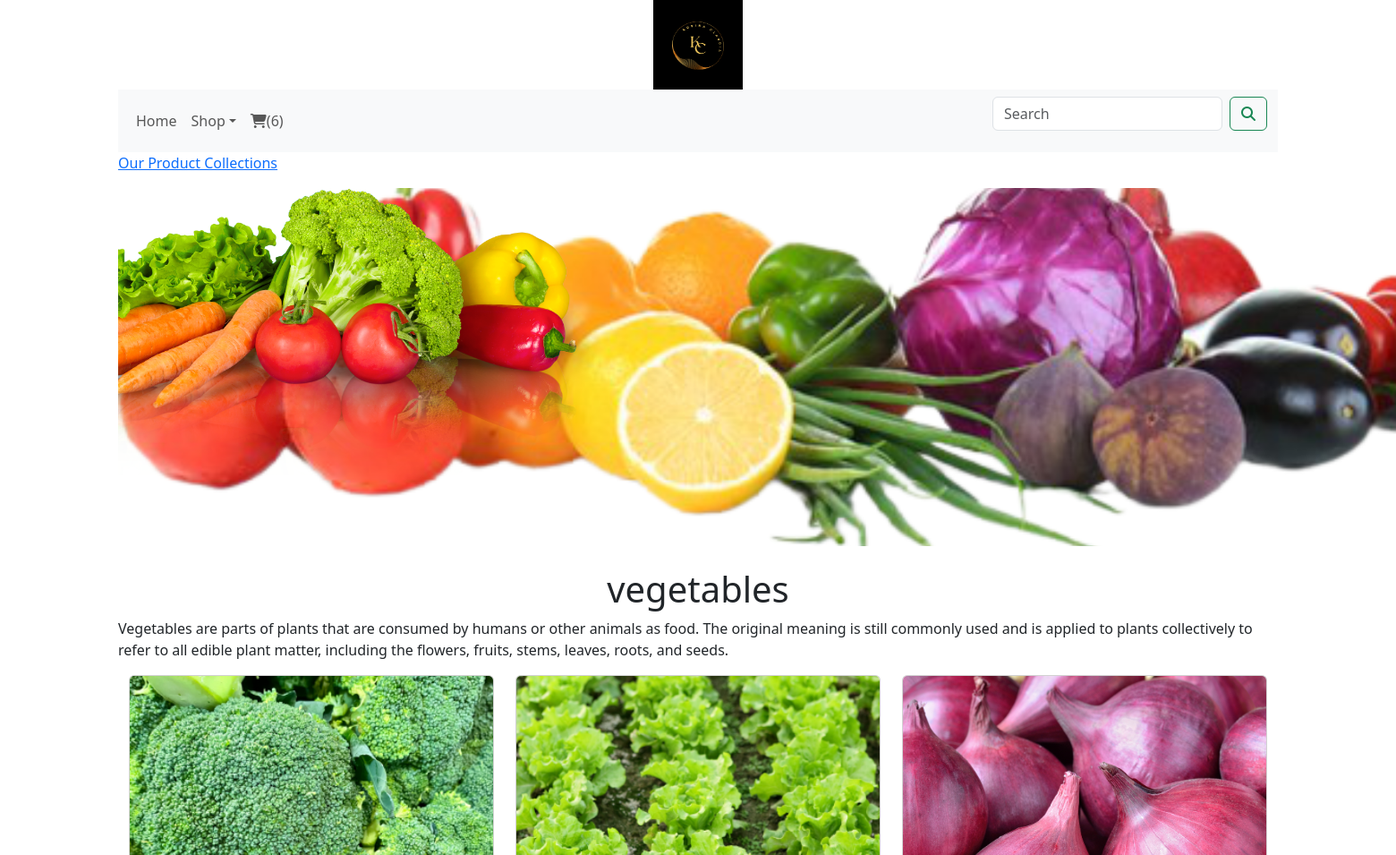
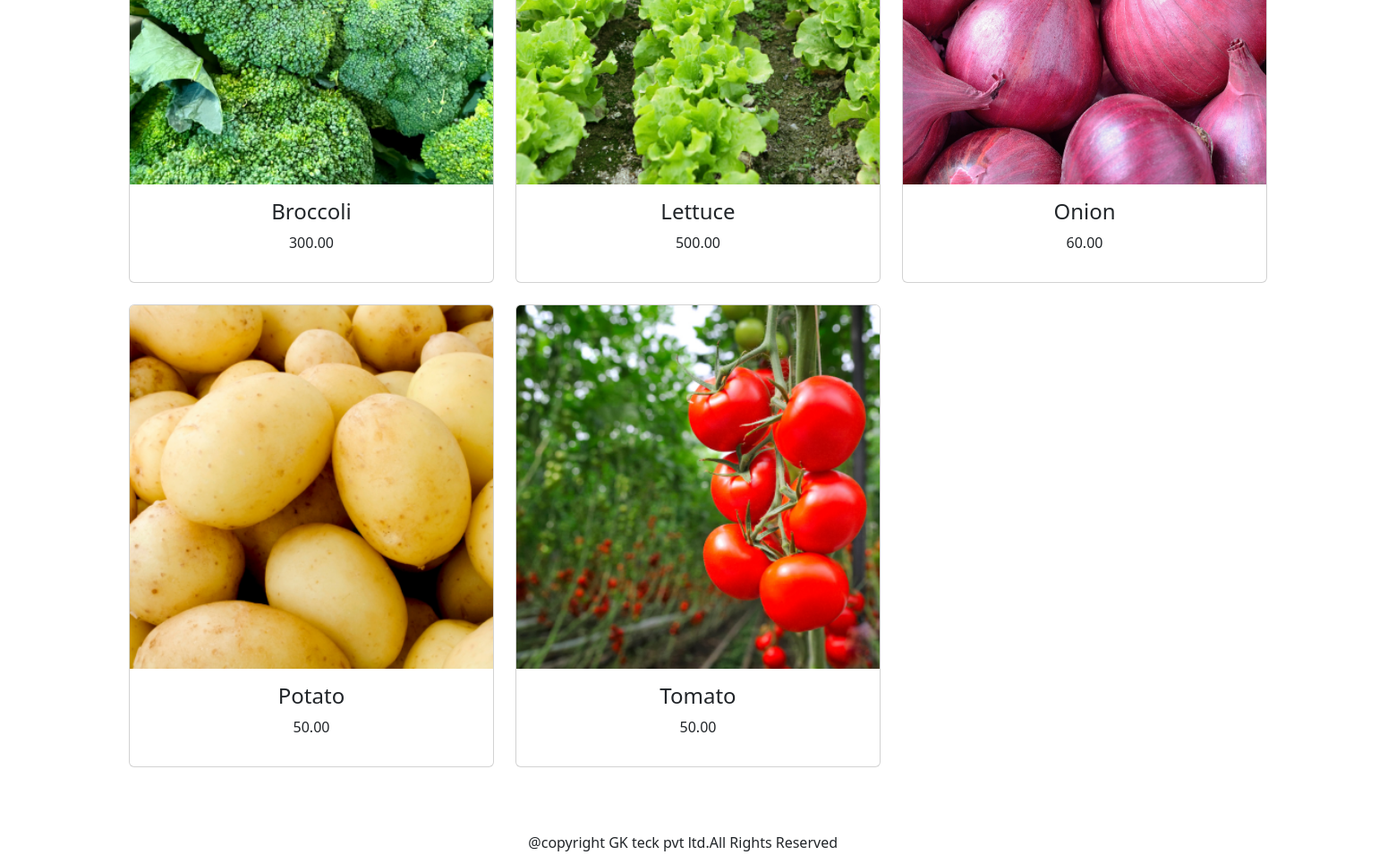
The page /shop/vegetables/ on the database its author committed (2 pictures, top to bottom).
### shop/models.py (models this page shows, shortened)
class Category(models.Model):
    name=models.CharField(max_length=250,unique=True)
    slug=models.SlugField(max_length=250,unique=True)
    description=models.TextField(blank=True)
    image=models.ImageField(upload_to='category',blank=True)
    class Meta:
        ordering=('name',)
        verbose_name='category'
        verbose_name_plural='categories'
    def get_url(self):
        return reverse('shop:product_by_category',args=[self.slug])

class Product(models.Model):
    name=models.CharField(max_length=250,unique=True)
    slug=models.SlugField(max_length=250,unique=True)
    description=models.TextField(blank=True)
    price=models.DecimalField(max_digits=10,decimal_places=2)
    category=models.ForeignKey(Category, on_delete=models.CASCADE)
    image=models.ImageField(upload_to='product',blank=True)
    stock=models.IntegerField()
    available=models.BooleanField(default=True)
    created=models.DateTimeField(auto_now_add=True)
    updated=models.DateTimeField(auto_now=True)
    def get_url(self):
        return reverse('shop:prodCatdetail',args=[self.category.slug,self.slug])
    class Meta:
        ordering=('name',)
        verbose_name='product'
        verbose_name_plural='product'

### shop/views.py (the view)
# urls.py: path('',views.allProdCat,name='allProdCat'),
def allProdCat(request,c_slug=None):
    c_page=None
    products_list=None
    if c_slug!=None:
        c_page=get_object_or_404(Category,slug=c_slug)
        products_list=Product.objects.all().filter(category=c_page,available=True)
    else:
        products_list=Product.objects.all().filter(available=True)
    paginator=Paginator(products_list,6)
    try:
        page=int(request.GET.get('page','1'))
    except:
        page=1
    try:
        products=paginator.page(page)
    except (EmptyPage, InvalidPage):
        products=paginator.page(paginator.num_pages)
    return render(request,"category.html",{'category':c_page,'products':products})

### cart/context_processors.py (called while the page is built)
def counter(request):
    item_count=0
    if 'admin' in request.path:
        return {}
    else:
       try:
           cart=Cart.objects.filter(cart_id=_cart_id(request))
           car_items=CartItem.objects.all().filter(cart=cart[:1])
           for cart_item in car_items:
               item_count += cart_item.quantity
       except Cart.DoesNotExist:
           item_count=0
    return dict(item_count=item_count)

### cart/views.py (called while the page is built)
def _cart_id(request):
    cart=request.session.session_key
    if not cart:
        cart=request.session.create()
    return Cart

### shop/context_processors.py (called while the page is built)
def menu_links(request):
    links=Category.objects.all()
    return dict(links=links)

### templates/category.html (shortened to what this page needs)
{% extends 'base.html' %}
{% load static %}
{% block content %}
    {% if category %}
    <div>
        <div class="row my_row_class">
            <div class="mx-auto">
                <p>
                    <a href="{% url 'shop:allProdCat' %}">Our Product Collections</a>
                </p>
            </div>
        </div>
    </div>
    {% endif %}
    <div class="mx-auto">
        {% if category %}
        <img class="my_image" src="{{category.image.url}}" alt="{{category.name}}" width="1800;" height="400;">
    </div>
    <br>
    <div>
        <h1 class="text-center my_title">{{category.name}}</h1>
        <p class="text-justify">{{category.description}}</p>
    </div>
    {% endif %}
<div class="container">
    <div class="row mx_auto">
        {% for product in products.object_list %}
        <div class="my_bottom_margin col-9 col-sm-12 col-md-4  xol-lg-4">
            <div class="card text-center" style="min-width:18rem;">
                <a href="{{product.get_url}}"><img class="card-img-top my_image" src="{{product.image.url}}" alt="{{product.name}}"></a>
                <div class="card-body">
                   <h4>{{product.name}}</h4>
                   <p>{{product.price}}</p>
                </div>
            </div>
            <br>
        </div>
        {% endfor %}
    </div>
    <br>
</div>
{% endblock %}

### rows shown on the page
Category: image (picture), name "vegetables", description "Vegetables are parts of plants that are consumed by humans or other animals as food. The original meaning is still commonly used and is applied to plants collectively to refer to all edible plant matter, including the flowers, fruits, stems, leaves, roots, and seeds."
Product: image (picture), name "Broccoli", price "300.00"
Product: image (picture), name "Lettuce", price "500.00"
Product: image (picture), name "Onion", price "60.00"
Product: image (picture), name "Potato", price "50.00"
Product: image (picture), name "Tomato", price "50.00"

### other values the page prints
{{ item_count }} "6"
